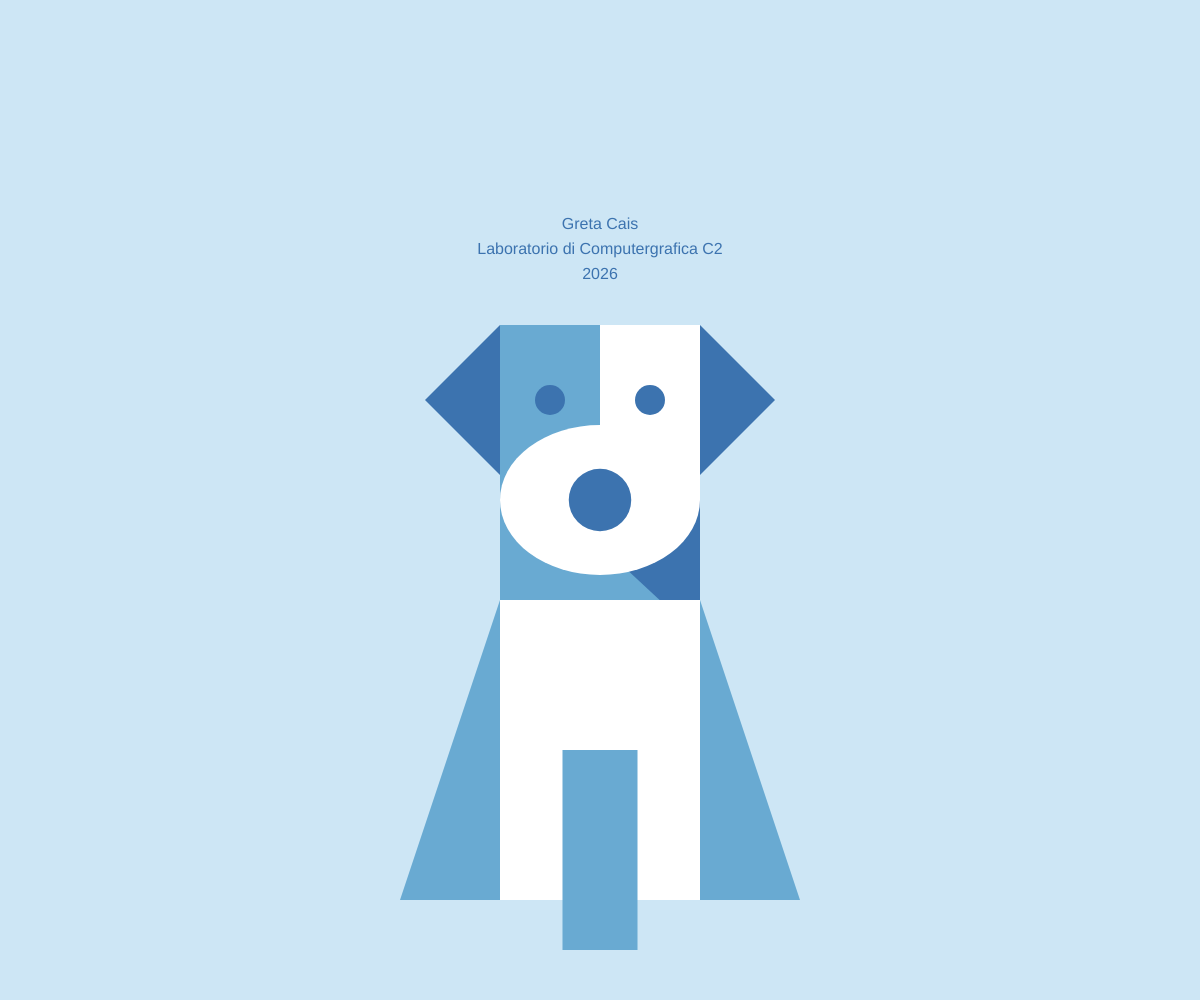
Frame 1 (no input)
Frame 60 (no input): identical to frame 1, image omitted
Frame 120 (the mouse pressed at the canvas centre since frame 60): identical to frame 1, image omitted

The p5.js sketch that drew this single still picture (run headless with seeded random() and noise() and a simulated clock; from frame 60 on, the mouse is pressed at the canvas centre):

// p5.js sketch
// ── sketch.js
let u = 25;

function preload() {
  // put preload code here
}

function setup() {
  createCanvas(windowWidth, windowHeight);
  console.log('p5.js version:', p5.VERSION);
  noStroke();
  // put setup code here
  const message =
    "This is a template repository\nfor the course Laboratorio di Computergrafica\nCommunication Design, Politecnico di Milano";
  textAlign(CENTER, CENTER);
  textSize(16);
  text(message, width / 2, height / 2);
}

function draw() {
background (205, 230, 245);
translate (width/2, height/2 - 50);

let medBlue = color(105, 170, 210);
let darkBlue = color (60, 115, 175);
let white = color (255);

fill(medBlue); //spalle e muso sx
  triangle(-4*u, 6*u, -8*u, 18*u, -4*u, 18*u); 
  triangle(4*u, 6*u, 8*u, 18*u, 4*u, 18*u);
  rect(-4*u, -5*u, 4*u,11*u);
  rect(0, 1*u, 3*u, 6*u);

fill(darkBlue);
  triangle(-3*u,1*u, 4*u, 2*u, 4*u, 7.5*u); //ombra muso

fill(white);//busto
  rect(-4*u, 6*u, 8*u, 12*u);

fill(medBlue); //spazio zampe
  rect(-1.5*u, 12*u, 3*u, 8*u);

fill(white); //muso dx
  rect(0,-5*u,4*u,7*u);

fill (darkBlue);//orecchie
  triangle(-4*u,-5*u,-4*u,1*u,-7*u, -2*u); //sx
  triangle(4*u,-5*u,4*u,1*u,7*u, -2*u); //dx

fill(white); //muso bianco
  ellipse(0, 2*u, 8*u,6*u);

fill(darkBlue);
  circle(0, 2*u, 2.5*u); //naso
  circle(-2*u, -2*u, 1.2*u); //occhio sx
  circle(2*u, -2*u, 1.2*u); //occhio dx

text("Greta Cais", 0*u, -9*u);
text("Laboratorio di Computergrafica C2", 0*u, -8*u);
text("2026", 0, -7*u);
}
